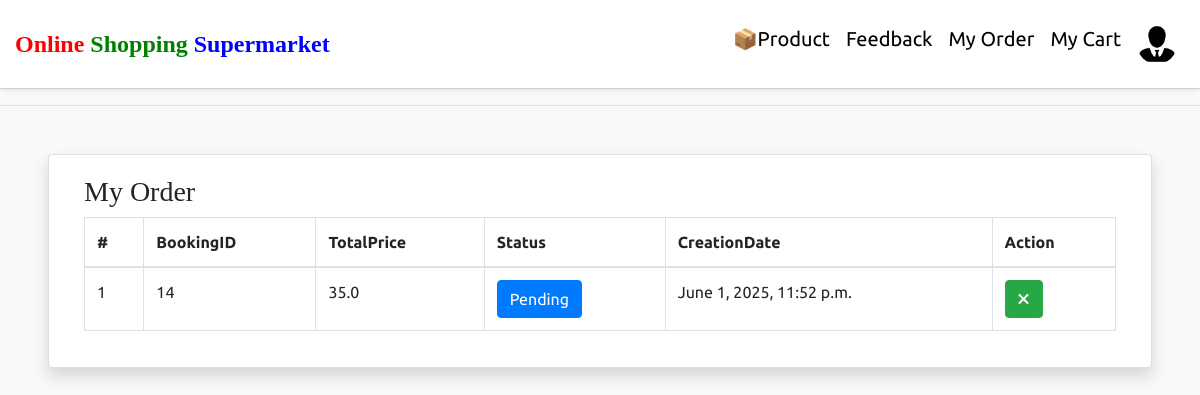
The page /my-order/ (signed in) on the database as committed earlier.
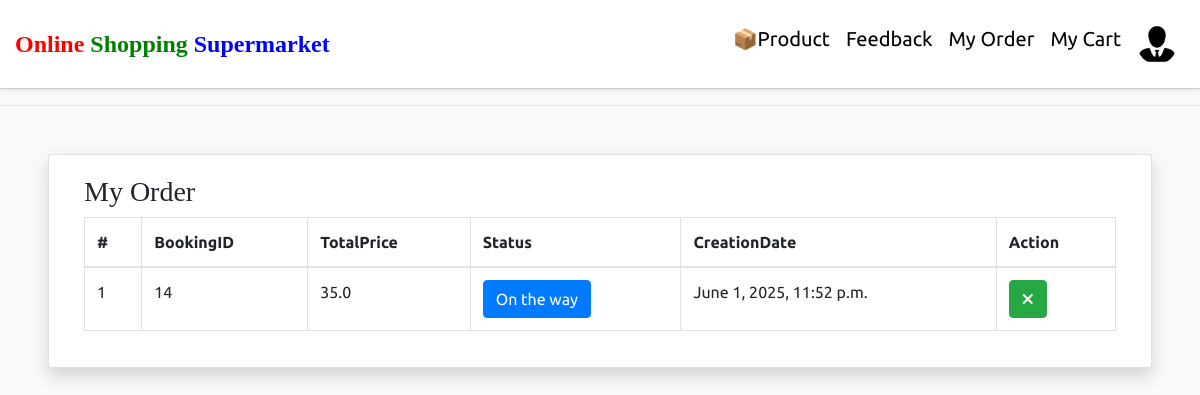
The same page on the database as committed later.
### groceryapp/models.py (models this page shows, shortened)
class Booking(models.Model):
    user = models.ForeignKey(User, on_delete=models.CASCADE, null=True, blank=True)
    product = models.TextField(default={'objects': []}, null=True, blank=True)
    total = models.CharField(max_length=100, null=True, blank=True)
    status = models.IntegerField(choices=ORDERSTATUS, default=1)
    created = models.DateTimeField(auto_now_add=True)
    updated = models.DateTimeField(auto_now=True)

### groceryapp/views.py (the view)
# urls.py: path('my-order/', myOrder, name="myorder"),
def myOrder(request):
    order = Booking.objects.filter(user=request.user)
    return render(request, "my-order.html", locals())

### groceryapp/templates/my-order.html (shortened to what this page needs)
{% extends 'userbase.html' %}
{% block content %}
<hr class="mt-0">
<div class="card shadow m-5" id="myorder">
    <div class="card-body">
        <div class="container-fluid">
            <h3 style="font-family:roman">My Order</h3>
            <table class="table table-bordered" style="width:100%">
                <thead>
                <tr>
                    <th>#</th>
                    <th>BookingID</th>
                    <th>TotalPrice</th>
                    <th>Status</th>
                    <th>CreationDate</th>
                    <th>Action</th>
                </tr>
                </thead>
                <tbody>
                {% for i in order %}
                <tr>
                    <td>{{forloop.counter}}</td>
                    <td>{{i.id}}</td>
                    <td>{{i.total}}</td>
                    <td><a href="/user-order-track/{{i.id}}/" class="btn btn-primary" title="Track Status">{{i.get_status_display}}</a></td>
                    <td>{{i.created}}</td>
                   <td>
    {% if i.status < 4 %}
        <a href="/change-order-status/{{i.id}}/?status=5" class="btn btn-success" title="Cancel Order"><i class="fa-solid fa-xmark"></i></a>
    {% endif %}
</td>
                </tr>
                {% endfor %}
                </tbody>
            </table>
        </div>
    </div>
</div>
{% endblock %}

Rows that differ between the two databases and show on the page:
changed Booking id 14: status "Pending" → "On the way"
